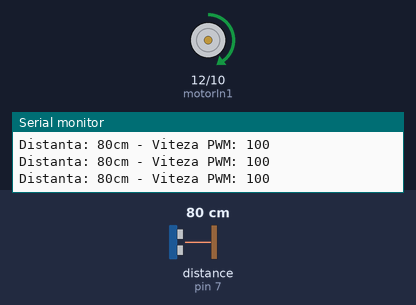
Bench run of a sketch on a simulated Arduino Uno, built with avr-gcc and run on an emulated ATmega328P. Parts: motor-driver pin pairs drawn as motors (green arrow = first pin HIGH = forward, orange = second pin HIGH = backward, longer = more drive, scaled by the enable pin), the last lines printed to the serial monitor. Wiring (inferred from the names in the program): ultrasonic range finder: trigger pin 7; echo pin 7. Inputs (shaded band) come from the test bench; at power-on: distance to the obstacle (sensor on pin 7) 80 cm. The echo pulse lasts 58.3 µs per cm.

Above: at 1.2 s.
1.3 s: distance to the obstacle (sensor on pin 7) set to 96 cm
4.3 s: distance to the obstacle (sensor on pin 7) set to 103 cm
At 5.5 s:
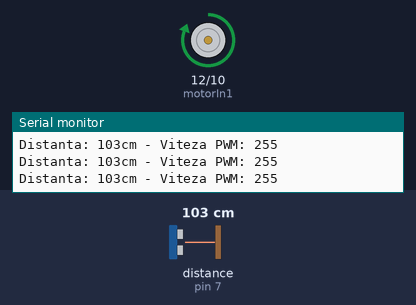
5.8 s: distance to the obstacle (sensor on pin 7) set to 2 cm
At 6.5 s:
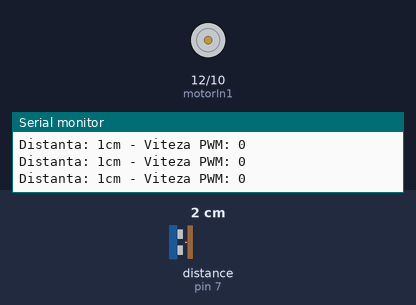
7.3 s: distance to the obstacle (sensor on pin 7) set to 29 cm
10.3 s: distance to the obstacle (sensor on pin 7) set to 33 cm
At 11.4 s:
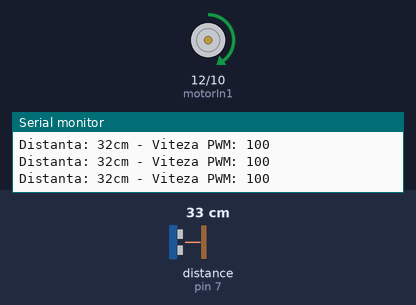
13.3 s: distance to the obstacle (sensor on pin 7) set to 4 cm
At 14.6 s:
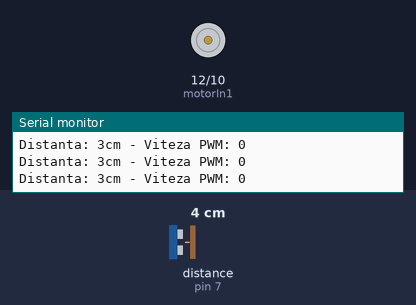
Timing chart, 0 to 15.8 s (numbered marks = the images above; inputs shaded):
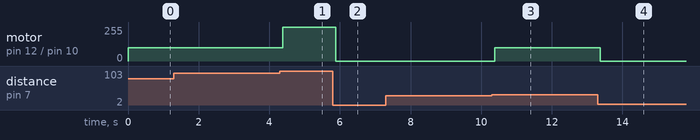

Measured:
- the behaviour switches between 100 and 101 cm on distance to the obstacle (sensor on pin 7) (found by bisection; images 0 and 1)
- the behaviour switches between 31 and 32 cm on distance to the obstacle (sensor on pin 7) (found by bisection; images 2 and 3)
- after the input at 4.3 s, motor on pin 12 (motorIn1) / pin 10 (motorIn2): forward 100/255 → forward 255/255 after 0.08 s
- after the input at 5.8 s, motor on pin 12 (motorIn1) / pin 10 (motorIn2): forward 255/255 → stopped after 0.08 s
- after the input at 10.3 s, motor on pin 12 (motorIn1) / pin 10 (motorIn2): stopped → forward 100/255 after 0.08 s
- after the input at 13.3 s, motor on pin 12 (motorIn1) / pin 10 (motorIn2): forward 100/255 → stopped after 0.08 s

The sketch:

cod.ino
```cpp
const int pingPin = 7;    // Pinul Signal al senzorului
const int motorEnable = 9; // PWM pentru viteză
const int motorIn1 = 12;    // Direcție 1
const int motorIn2 = 10;   // Direcție 2

void setup() {
  pinMode(motorEnable, OUTPUT);
  pinMode(motorIn1, OUTPUT);
  pinMode(motorIn2, OUTPUT);
  Serial.begin(9600);
}

void loop() {
  long durata, cm;

  // Citire senzor ultrasonic (3 pini)
  pinMode(pingPin, OUTPUT);
  digitalWrite(pingPin, LOW);
  delayMicroseconds(2);
  digitalWrite(pingPin, HIGH);
  delayMicroseconds(5);
  digitalWrite(pingPin, LOW);

  pinMode(pingPin, INPUT);
  durata = pulseIn(pingPin, HIGH);
  cm = durata / 29 / 2; // Convertim în centimetri

  // Logica de control PWM pentru renuleț (trenuleț)
  digitalWrite(motorIn1, HIGH); // Setează direcția înainte
  digitalWrite(motorIn2, LOW);

  int viteza = 0;

  if (cm > 100) {        // Cale liberă
    viteza = 255;
  } else if (cm > 30) {  // Încetinește la barieră
    viteza = 100;
  } else {               // Stop la obstacol sub 30cm
    viteza = 0;
  }

  analogWrite(motorEnable, viteza); // Trimitem semnalul PWM

  Serial.print("Distanta: ");
  Serial.print(cm);
  Serial.print("cm - Viteza PWM: ");
  Serial.println(viteza);

  delay(100);
}
```
